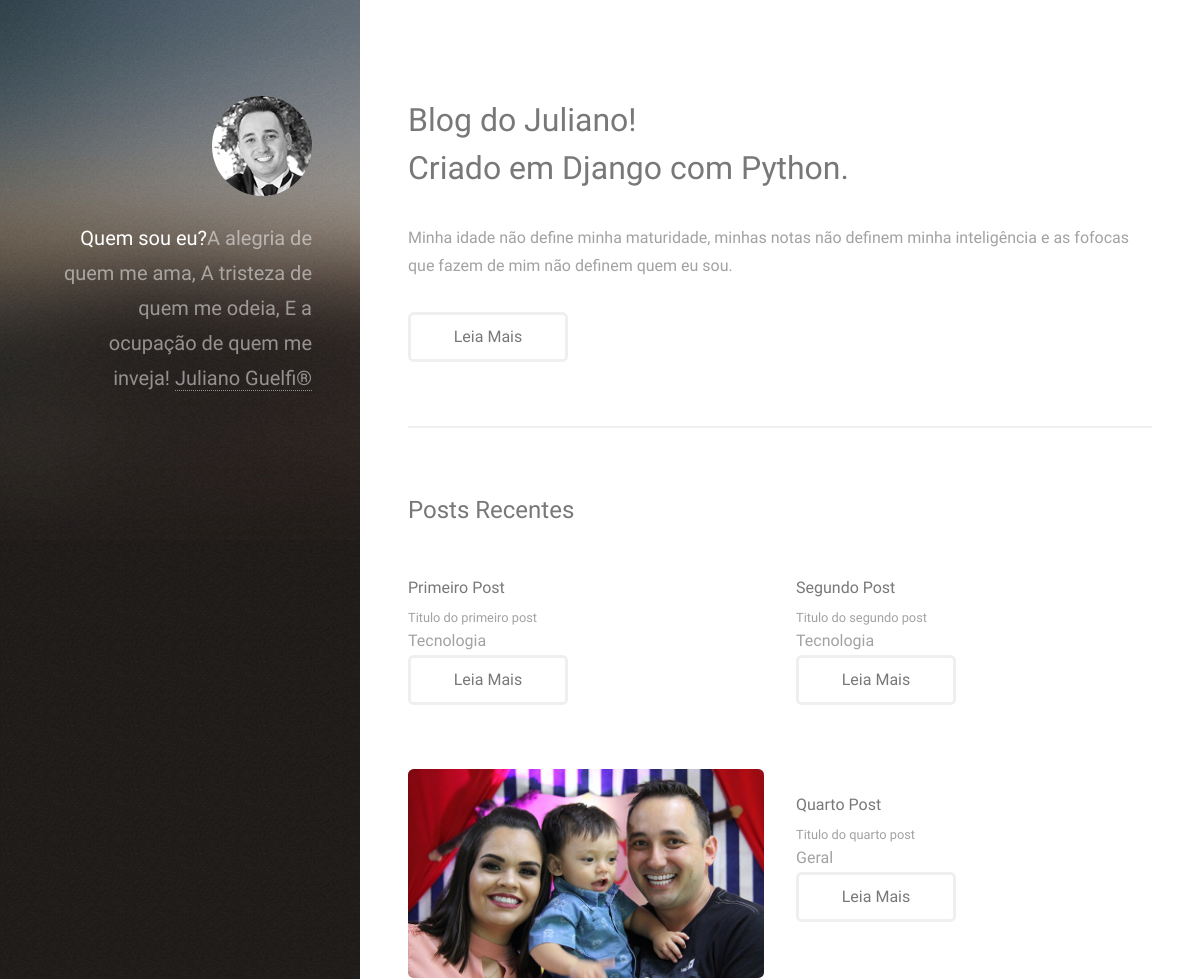
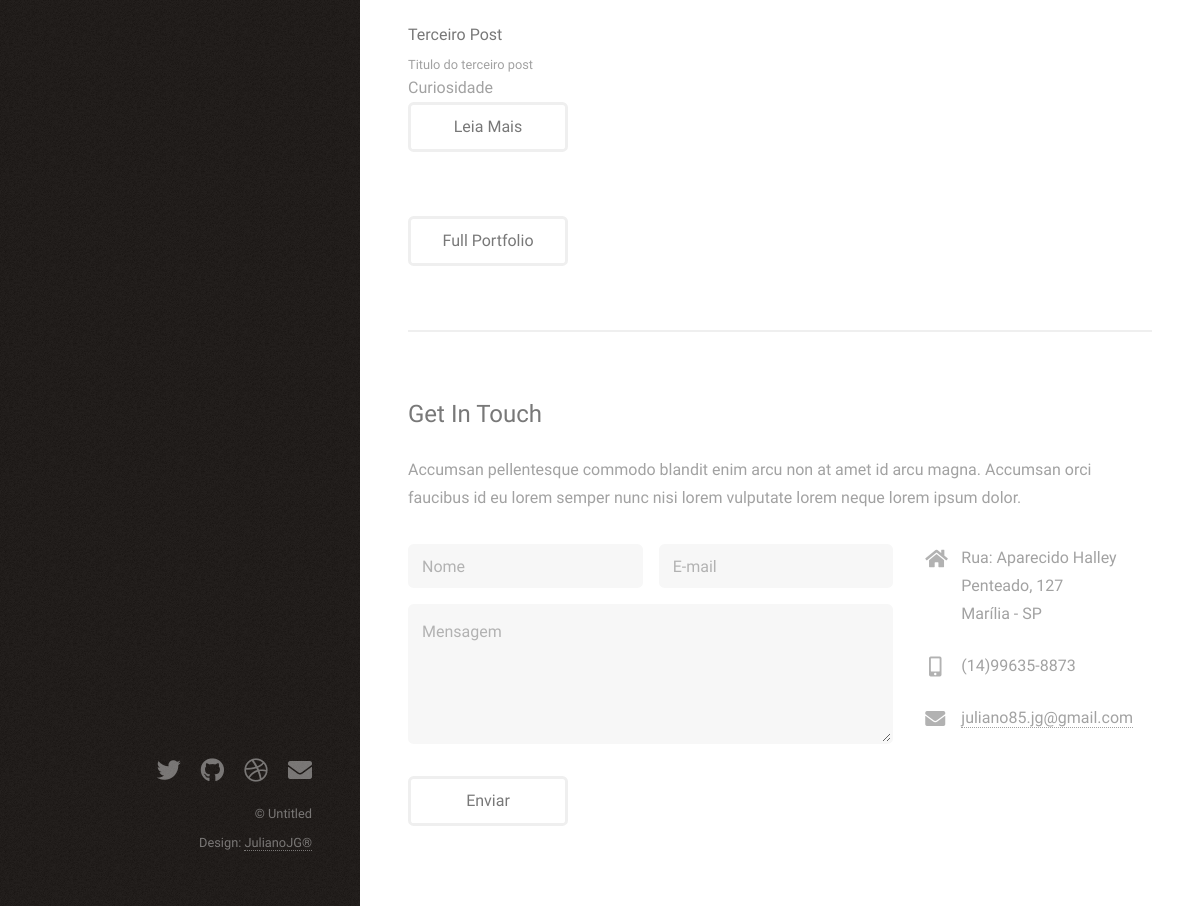
Screenshot of /blog/ with the database file from the repository (2 pictures, top to bottom).
### website/models.py (models this page shows, shortened)
class Post(models.Model):
    title = models.CharField(max_length=100)
    subtitle = models.CharField(max_length=200)
    content = models.TextField()
    categories = models.CharField(
        max_length=2,
        choices=Categorias.choices,
        default=Categorias.GR,
    )
    deleted = models.BooleanField(default=True)
    imagem = models.ImageField(upload_to='posts', null=True, blank=True)
    def full_name(self):
        return self.title + self.subtitle
    def get_category_label(self):
        return self.get_categories_display()
    full_name.admin_order_field = 'title'

### website/views.py (the view)
# urls.py: path('', hello_blog, name='home_blog'),
def hello_blog(request):
    lista = ['Python', 'Git', 'Django', 'Linux', 'Banco de Dados', 'HTML']
    list_posts = Post.objects.filter(deleted=False)
    data = {'name': 'Curso de Django 3',
            'lista_tecnologia': lista,
            'posts': list_posts }
    return render(request, 'index.html', data)

### website/templates/index.html (shortened to what this page needs)
{% load static %}
<!DOCTYPE HTML>
<html>
	<head>
		<link rel="stylesheet" href="{% static 'assets/css/main.css' %}" />
	</head>
	<body class="is-preload">
			<header id="header">
				<div class="inner">
					<a href="#" class="image avatar"><img src="{% static 'images/avatar1.jpg' %}" alt="" /></a>
					<h1><strong>Quem sou eu?</strong><br />A alegria de quem me ama,<br />
					A tristeza de quem me odeia,<br />
					E a ocupação de quem me inveja! <a href="http://facebook.com/julianoguelfi">Juliano Guelfi®</a></h1>
				</div>
			</header>
			<div id="main">
					<section id="one">
						<header class="major">
							<h2>Blog do Juliano!<br />
							Criado em Django com Python.</h2>
						</header>
						<p>Minha idade não define minha maturidade, minhas notas não definem minha inteligência e as fofocas que fazem de mim não definem quem eu sou.</p>
						<ul class="actions">
							<li><a href="#" class="button">Leia Mais</a></li>
						</ul>
					</section>
					<section id="two">
						<h2>Posts Recentes</h2>
						<div class="row">
							{% for post in posts %}
								<article class="col-6 col-12-xsmall work-item">
									{% if post.imagem %}
										<img src="{{ post.imagem.url }}" alt=""  class="image fit thumb" />
									{% else %}
										<img src="{% static 'images/thumbs/01.jpg' %}" alt=""  class="image fit thumb" /></a>
									{% endif %}
									<h3>{{ post.title }}</h3>
									<p>{{ post.subtitle }}</p>
									<span>{{ post.get_category_label }}</span>
									<ul class="actions">
										<li><a href="{% url 'post_detail' post.id %}" class="button">Leia Mais</a></li>
									</ul>
								</article>
							{% endfor %}
						</div>
						<ul class="actions">
							<li><a href="#" class="button">Full Portfolio</a></li>
						</ul>
					</section>
					<section id="three">
						<h2>Get In Touch</h2>
						<p>Accumsan pellentesque commodo blandit enim arcu non at amet id arcu magna. Accumsan orci faucibus id eu lorem semper nunc nisi lorem vulputate lorem neque lorem ipsum dolor.</p>
						<div class="row">
							<div class="col-8 col-12-small">
								<form method="post" action="#">
									<div class="row gtr-uniform gtr-50">
										<div class="col-6 col-12-xsmall"><input type="text" name="name" id="name" placeholder="Nome" /></div>
										<div class="col-6 col-12-xsmall"><input type="email" name="email" id="email" placeholder="E-mail" /></div>
										<div class="col-12"><textarea name="message" id="message" placeholder="Mensagem" rows="4"></textarea></div>
									</div>
								</form>
								<ul class="actions">
									<li><input type="submit" value="Enviar" /></li>
								</ul>
							</div>
							<div class="col-4 col-12-small">
								<ul class="labeled-icons">
									<li>
										<h3 class="icon solid fa-home"><span class="label">Endereço</span></h3>
										Rua: Aparecido Halley Penteado, 127<br />
										Marília - SP<br />
									</li>
									<li>
										<h3 class="icon solid fa-mobile-alt"><span class="label">Telefone</span></h3>
										(14)99635-8873
									</li>
									<li>
										<h3 class="icon solid fa-envelope"><span class="label">Email</span></h3>
										<a href="#">juliano85.jg@gmail.com</a>
									</li>
								</ul>
							</div>
						</div>
					</section>
			</div>
			<footer id="footer">
				<div class="inner">
					<ul class="icons">
						<li><a href="#" class="icon brands fa-twitter"><span class="label">Twitter</span></a></li>
						<li><a href="https://github.com/julianoguelfi" class="icon brands fa-github"><span class="label">Github</span></a></li>
						<li><a href="#" class="icon brands fa-dribbble"><span class="label">Dribbble</span></a></li>
						<li><a href="#" class="icon solid fa-envelope"><span class="label">Email</span></a></li>
					</ul>
					<ul class="copyright">
						<li>&copy; Untitled</li><li>Design: <a href="http://html5up.net">JulianoJG®</a></li>
					</ul>
				</div>
			</footer>
	</body>
</html>

### rows the page displays
Post: title "Primeiro Post", subtitle "Titulo do primeiro post", get_category_label "Tecnologia"
Post: title "Segundo Post", subtitle "Titulo do segundo post", get_category_label "Tecnologia"
Post: imagem (picture), title "Terceiro Post", subtitle "Titulo do terceiro post", get_category_label "Curiosidade"
Post: title "Quarto Post", subtitle "Titulo do quarto post", get_category_label "Geral"
